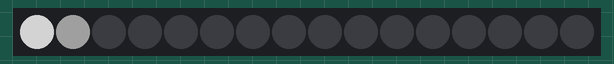
Simulated run of this sketch. Board: Arduino Uno, built with avr-gcc and run on an emulated ATmega328P. Parts: 16 RGB LEDs in strip order, left to right. Dim RGB values are drawn brighter than linear.

Above: at 0.01 s.
At 0.64 s:
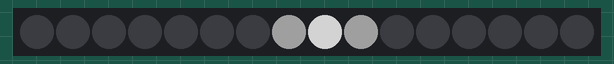
At 1.34 s:
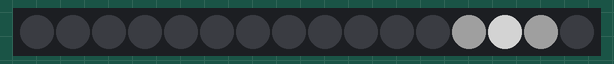
At 2.05 s:
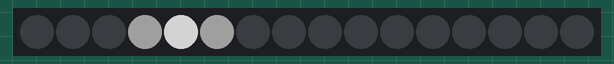
At 2.75 s:
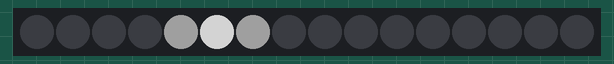

The sketch:

ch7r14A.pde
```cpp
// TLC5940 example sketch

#include "Tlc5940.h"

const int sensorPin = 0; // connect sensor to analog input 0

void setup()
{
  Tlc.init();  // initialize the TLC library
}

void loop()
{
  int direction = 1;
  int sensorValue = analogRead(0);  // get the sensor value
  int intensity = map(sensorValue, 0,1023, 0, 4095); // map to TLC range
  int dim = intensity / 4;  //  1/4 the value dims the LED
  for (int channel = 0; channel < NUM_TLCS * 16; channel += direction) {
  // the following TLC commands set values to be written by the update method
    Tlc.clear();  // turn off all LEDs
    if (channel == 0) {
      direction = 1;
    }
    else {
      Tlc.set(channel - 1, dim);  // set intensity for prev LED
    }
    Tlc.set(channel, intensity); //  full intensity on this LED
    if (channel != NUM_TLCS * 16 - 1) {
      Tlc.set(channel + 1, dim);  // set the next LED to dim
    }
    else {
      direction = -1;
    }

    Tlc.update();  // this method sends data to the TLC chips to change the LEDs
    delay(75);
  }
}
```

Measured:
- by itself, everything shown: repeats every 2.3 s, in 30 steps
